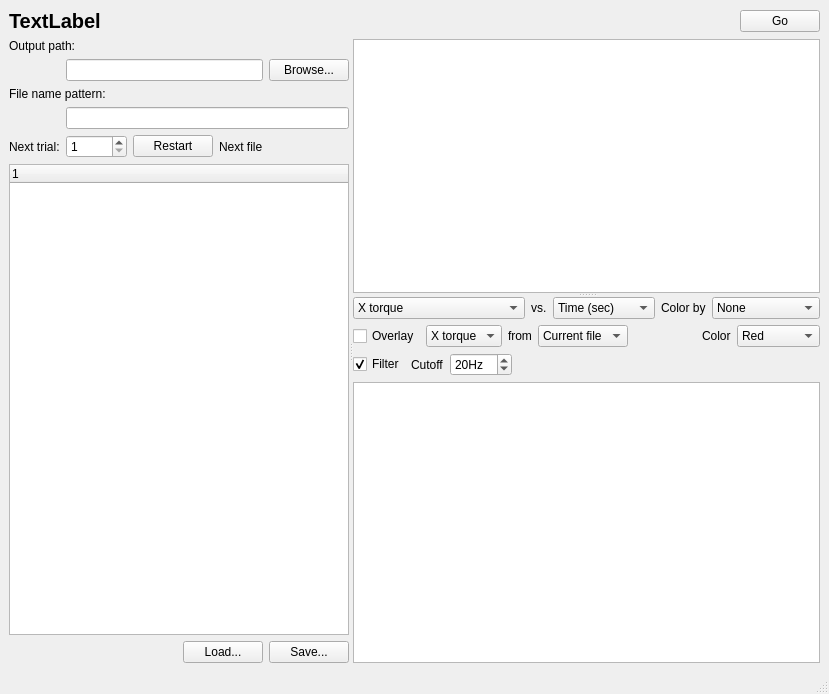
<?xml version="1.0" encoding="UTF-8"?>
<ui version="4.0">
 <class>BenderWindow</class>
 <widget class="QMainWindow" name="BenderWindow">
  <property name="geometry">
   <rect>
    <x>0</x>
    <y>0</y>
    <width>767</width>
    <height>694</height>
   </rect>
  </property>
  <property name="windowTitle">
   <string>Bender</string>
  </property>
  <widget class="QWidget" name="centralwidget">
   <layout class="QVBoxLayout" name="verticalLayout_2" stretch="0,100">
    <item>
     <layout class="QHBoxLayout" name="horizontalLayout">
      <item>
       <widget class="QLabel" name="fileNameLabel">
        <property name="font">
         <font>
          <pointsize>15</pointsize>
          <weight>75</weight>
          <bold>true</bold>
         </font>
        </property>
        <property name="text">
         <string>TextLabel</string>
        </property>
       </widget>
      </item>
      <item>
       <spacer name="horizontalSpacer">
        <property name="orientation">
         <enum>Qt::Horizontal</enum>
        </property>
        <property name="sizeHint" stdset="0">
         <size>
          <width>40</width>
          <height>20</height>
         </size>
        </property>
       </spacer>
      </item>
      <item>
       <widget class="QPushButton" name="goButton">
        <property name="text">
         <string>Go</string>
        </property>
       </widget>
      </item>
     </layout>
    </item>
    <item>
     <widget class="QSplitter" name="verticalSplitter">
      <property name="orientation">
       <enum>Qt::Horizontal</enum>
      </property>
      <widget class="QWidget" name="verticalLayoutWidget">
       <layout class="QVBoxLayout" name="verticalLayout">
        <item>
         <layout class="QGridLayout" name="gridLayout">
          <item row="0" column="0" colspan="2">
           <widget class="QLabel" name="label">
            <property name="text">
             <string>Output path:</string>
            </property>
           </widget>
          </item>
          <item row="4" column="0" colspan="2">
           <widget class="QLabel" name="label_2">
            <property name="text">
             <string>File name pattern:</string>
            </property>
           </widget>
          </item>
          <item row="6" column="0">
           <widget class="QLabel" name="label_3">
            <property name="text">
             <string>Next trial:</string>
            </property>
           </widget>
          </item>
          <item row="6" column="1">
           <widget class="QSpinBox" name="nextFileNumberBox">
            <property name="minimum">
             <number>1</number>
            </property>
            <property name="maximum">
             <number>10000</number>
            </property>
            <property name="value">
             <number>1</number>
            </property>
           </widget>
          </item>
          <item row="5" column="1" colspan="4">
           <widget class="QLineEdit" name="fileNamePatternEdit">
            <property name="toolTip">
             <string>Codes:
{f}=Frequency
{a}=Amplitude</string>
            </property>
           </widget>
          </item>
          <item row="1" column="4">
           <widget class="QPushButton" name="browseOutputPathButton">
            <property name="text">
             <string>Browse...</string>
            </property>
           </widget>
          </item>
          <item row="1" column="1" colspan="3">
           <widget class="QLineEdit" name="outputPathEdit"/>
          </item>
          <item row="6" column="2">
           <widget class="QPushButton" name="restartNumberingButton">
            <property name="text">
             <string>Restart</string>
            </property>
           </widget>
          </item>
          <item row="6" column="3">
           <widget class="QLabel" name="nextFileNameLabel">
            <property name="sizePolicy">
             <sizepolicy hsizetype="Expanding" vsizetype="Preferred">
              <horstretch>0</horstretch>
              <verstretch>0</verstretch>
             </sizepolicy>
            </property>
            <property name="text">
             <string>Next file</string>
            </property>
           </widget>
          </item>
         </layout>
        </item>
        <item>
         <widget class="ParameterTree" name="parameterTreeWidget">
          <column>
           <property name="text">
            <string notr="true">1</string>
           </property>
          </column>
         </widget>
        </item>
        <item>
         <layout class="QHBoxLayout" name="horizontalLayout_2">
          <item>
           <spacer name="horizontalSpacer_2">
            <property name="orientation">
             <enum>Qt::Horizontal</enum>
            </property>
            <property name="sizeHint" stdset="0">
             <size>
              <width>40</width>
              <height>20</height>
             </size>
            </property>
           </spacer>
          </item>
          <item>
           <widget class="QPushButton" name="loadParametersButton">
            <property name="text">
             <string>Load...</string>
            </property>
           </widget>
          </item>
          <item>
           <widget class="QPushButton" name="saveParametersButton">
            <property name="text">
             <string>Save...</string>
            </property>
           </widget>
          </item>
         </layout>
        </item>
       </layout>
      </widget>
      <widget class="QSplitter" name="plotSplitter">
       <property name="orientation">
        <enum>Qt::Vertical</enum>
       </property>
       <widget class="PlotWidget" name="plot1Widget"/>
       <widget class="QWidget" name="verticalLayoutWidget_2">
        <layout class="QVBoxLayout" name="verticalLayout_3">
         <item>
          <layout class="QHBoxLayout" name="horizontalLayout_3">
           <item>
            <widget class="QComboBox" name="plotYBox">
             <item>
              <property name="text">
               <string>X torque</string>
              </property>
             </item>
             <item>
              <property name="text">
               <string>Y force</string>
              </property>
             </item>
             <item>
              <property name="text">
               <string>Body torque from X torque</string>
              </property>
             </item>
             <item>
              <property name="text">
               <string>Body torque from Y force</string>
              </property>
             </item>
             <item>
              <property name="text">
               <string>X force</string>
              </property>
             </item>
             <item>
              <property name="text">
               <string>Y force</string>
              </property>
             </item>
             <item>
              <property name="text">
               <string>Z force</string>
              </property>
             </item>
             <item>
              <property name="text">
               <string>Z torque</string>
              </property>
             </item>
             <item>
              <property name="text">
               <string>Channel 4</string>
              </property>
             </item>
             <item>
              <property name="text">
               <string>Channel 5</string>
              </property>
             </item>
            </widget>
           </item>
           <item>
            <widget class="QLabel" name="label_4">
             <property name="text">
              <string>vs.</string>
             </property>
            </widget>
           </item>
           <item>
            <widget class="QComboBox" name="plotXBox">
             <item>
              <property name="text">
               <string>Time (sec)</string>
              </property>
             </item>
             <item>
              <property name="text">
               <string>Time (cycles)</string>
              </property>
             </item>
             <item>
              <property name="text">
               <string>Phase</string>
              </property>
             </item>
             <item>
              <property name="text">
               <string>Angle</string>
              </property>
             </item>
            </widget>
           </item>
           <item>
            <spacer name="horizontalSpacer_3">
             <property name="orientation">
              <enum>Qt::Horizontal</enum>
             </property>
             <property name="sizeHint" stdset="0">
              <size>
               <width>40</width>
               <height>20</height>
              </size>
             </property>
            </spacer>
           </item>
           <item>
            <widget class="QLabel" name="label_5">
             <property name="text">
              <string>Color by</string>
             </property>
            </widget>
           </item>
           <item>
            <widget class="QComboBox" name="colorByBox">
             <item>
              <property name="text">
               <string>None</string>
              </property>
             </item>
             <item>
              <property name="text">
               <string>Active/passive</string>
              </property>
             </item>
             <item>
              <property name="text">
               <string>Cycle number</string>
              </property>
             </item>
            </widget>
           </item>
          </layout>
         </item>
         <item>
          <layout class="QHBoxLayout" name="horizontalLayout_4">
           <item>
            <widget class="QCheckBox" name="overlayCheck">
             <property name="text">
              <string>Overlay</string>
             </property>
            </widget>
           </item>
           <item>
            <widget class="QComboBox" name="plotYOverlayBox">
             <item>
              <property name="text">
               <string>X torque</string>
              </property>
             </item>
             <item>
              <property name="text">
               <string>Y force</string>
              </property>
             </item>
             <item>
              <property name="text">
               <string>X force</string>
              </property>
             </item>
             <item>
              <property name="text">
               <string>Y force</string>
              </property>
             </item>
             <item>
              <property name="text">
               <string>Z force</string>
              </property>
             </item>
             <item>
              <property name="text">
               <string>Z torque</string>
              </property>
             </item>
            </widget>
           </item>
           <item>
            <widget class="QLabel" name="label_6">
             <property name="text">
              <string>from</string>
             </property>
            </widget>
           </item>
           <item>
            <widget class="QComboBox" name="overlayFromBox">
             <item>
              <property name="text">
               <string>Current file</string>
              </property>
             </item>
             <item>
              <property name="text">
               <string>Other file...</string>
              </property>
             </item>
            </widget>
           </item>
           <item>
            <spacer name="horizontalSpacer_4">
             <property name="orientation">
              <enum>Qt::Horizontal</enum>
             </property>
             <property name="sizeHint" stdset="0">
              <size>
               <width>40</width>
               <height>20</height>
              </size>
             </property>
            </spacer>
           </item>
           <item>
            <widget class="QLabel" name="label_7">
             <property name="text">
              <string>Color</string>
             </property>
            </widget>
           </item>
           <item>
            <widget class="QComboBox" name="overlayColorBox">
             <item>
              <property name="text">
               <string>Red</string>
              </property>
             </item>
             <item>
              <property name="text">
               <string>Blue</string>
              </property>
             </item>
             <item>
              <property name="text">
               <string>Green</string>
              </property>
             </item>
             <item>
              <property name="text">
               <string>Black</string>
              </property>
             </item>
             <item>
              <property name="text">
               <string>Dark red</string>
              </property>
             </item>
             <item>
              <property name="text">
               <string>Dark blue</string>
              </property>
             </item>
            </widget>
           </item>
          </layout>
         </item>
         <item>
          <layout class="QHBoxLayout" name="horizontalLayout_5">
           <item>
            <widget class="QCheckBox" name="filterCheck">
             <property name="text">
              <string>Filter</string>
             </property>
             <property name="checked">
              <bool>true</bool>
             </property>
            </widget>
           </item>
           <item>
            <widget class="QLabel" name="label_8">
             <property name="text">
              <string>Cutoff</string>
             </property>
            </widget>
           </item>
           <item>
            <widget class="QDoubleSpinBox" name="filterCutoffBox">
             <property name="suffix">
              <string>Hz</string>
             </property>
             <property name="decimals">
              <number>0</number>
             </property>
             <property name="maximum">
              <double>500.000000000000000</double>
             </property>
             <property name="singleStep">
              <double>10.000000000000000</double>
             </property>
             <property name="value">
              <double>20.000000000000000</double>
             </property>
            </widget>
           </item>
           <item>
            <spacer name="horizontalSpacer_5">
             <property name="orientation">
              <enum>Qt::Horizontal</enum>
             </property>
             <property name="sizeHint" stdset="0">
              <size>
               <width>40</width>
               <height>20</height>
              </size>
             </property>
            </spacer>
           </item>
          </layout>
         </item>
         <item>
          <widget class="PlotWidget" name="plot2Widget"/>
         </item>
        </layout>
       </widget>
      </widget>
     </widget>
    </item>
   </layout>
  </widget>
  <widget class="QStatusBar" name="statusbar"/>
 </widget>
 <customwidgets>
  <customwidget>
   <class>ParameterTree</class>
   <extends>QTreeWidget</extends>
   <header>pyqtgraph.parametertree</header>
  </customwidget>
  <customwidget>
   <class>PlotWidget</class>
   <extends>QGraphicsView</extends>
   <header>pyqtgraph</header>
  </customwidget>
 </customwidgets>
 <resources/>
 <connections/>
</ui>
